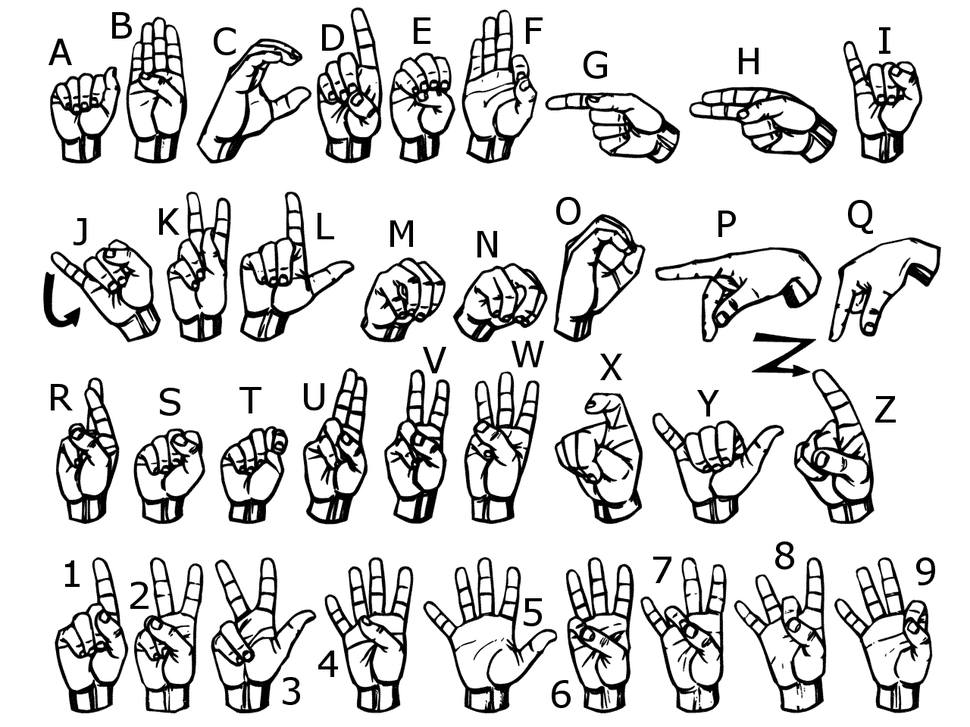
#> input picture signs.png, 970 x 727 px, shrunk from 1280 x 960 before the run
$ python -i image_processing.py   (imports and definitions only)
#> lines starting #> are read from the running program, lines starting #| are printed output that depends on the picture; after the words box and inside, x2 and y2 are one past the last pixel; in counts of white or black regions, pixels touching at a corner belong together
import cv2
import config

def func(path):
#> called with path = 'signs.png'
    frame = cv2.imread(path)
#> frame is the input picture: shape (727, 970, 3); min 0, max 255, mean 217.6
    if frame is None:
        return None

    gray = cv2.cvtColor(frame, cv2.COLOR_BGR2GRAY)
    blur = cv2.GaussianBlur(gray,(5,5),2)
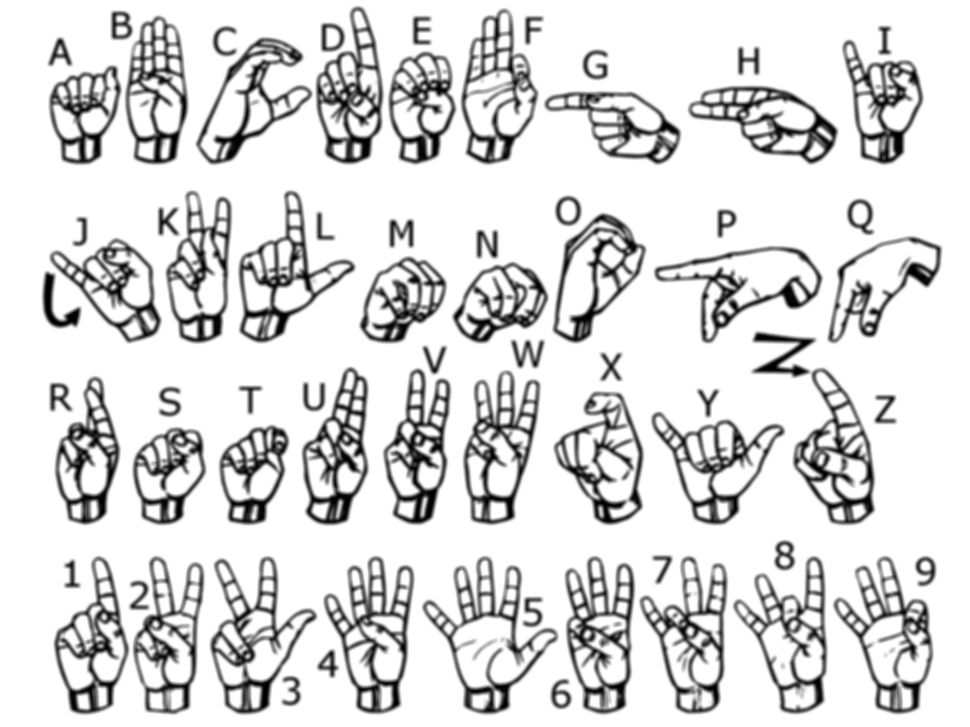
#> blur: shape (727, 970); min 0, max 255, mean 217.7

    th3 = cv2.adaptiveThreshold(blur,255,cv2.ADAPTIVE_THRESH_GAUSSIAN_C,cv2.THRESH_BINARY_INV,11,2)
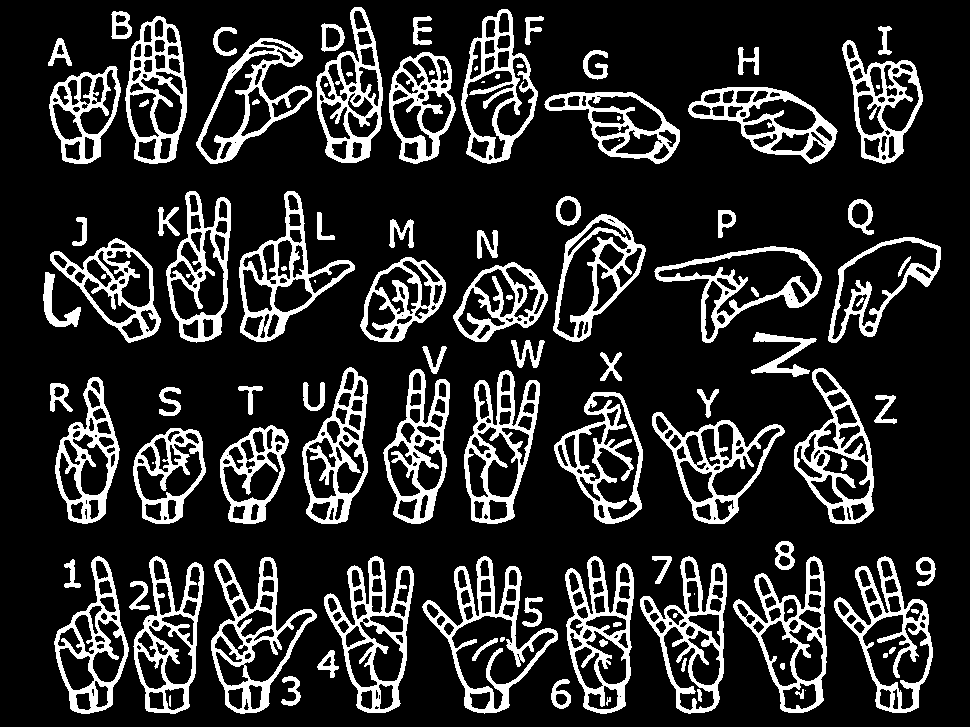
#> th3: shape (727, 970); 17.8% white; 111 white regions (12 under 20 px), largest, box (x1, y1, x2, y2) and area: (422, 556, 558, 714) 4190, (324, 556, 414, 713) 4113, (211, 557, 317, 714) 4016
    ret, res = cv2.threshold(th3, config.MIN_VALUE, 255, cv2.THRESH_BINARY_INV+cv2.THRESH_OTSU)
#> ret = 0
    return res

>>> result = func('signs.png')
